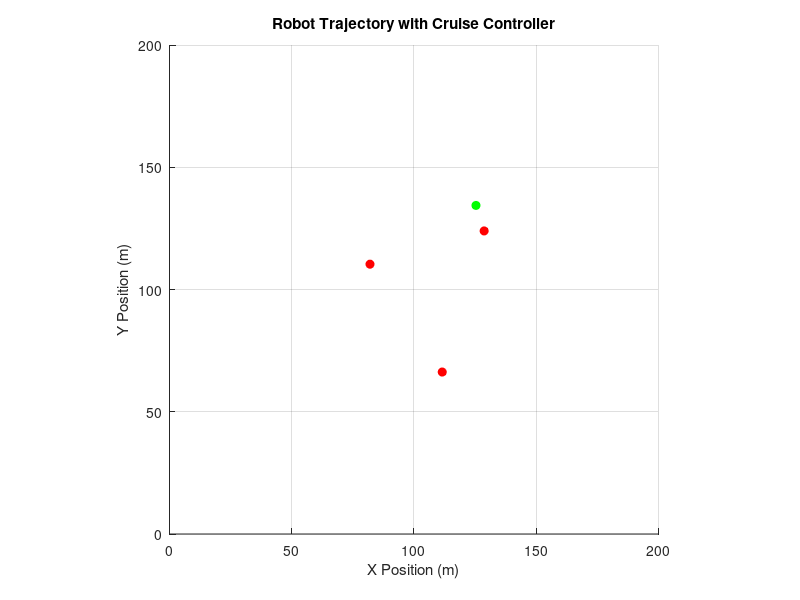

Recreate this plot in MATLAB. (Note: this script raises an error after producing the figure.)
% Programmed By Sravanth Chowdary Potluri und5uv
clear; clc; close all;

workspace_size = 200;    
delta_max = pi / 4;      
v_max = 5;               
v_ref = 3;               
L = 2.5;                 
dt = 0.1;                
t_max = 300;             

x_initial = rand()*200;
y_initial = rand()*200;
theta_initial = rand() * 2 * pi;  

num_waypoints = 3;
waypoints = rand(num_waypoints, 2) * workspace_size;

x = x_initial;
y = y_initial;
theta = theta_initial;
v = 0;          
delta = 0;      

time = 0:dt:t_max;
N = length(time);
x_history = zeros(1, N);
y_history = zeros(1, N);
theta_history = zeros(1, N);
v_history = zeros(1, N);
delta_history = zeros(1, N);

Kp_v = 0.4;    
Ki_v = 0.5;    
Kd_v = 0;      

v_error_integral = 0;
v_error_previous = 0;

Kp_delta = 1;

current_waypoint_index = 1;
goal_threshold = 1.0;  

robot_length = 5;  
robot_width = 3;   

figure;
hold on;
axis equal;
grid on;
axis([0 workspace_size 0 workspace_size]);
xlabel('X Position (m)');
ylabel('Y Position (m)');
title('Robot Trajectory with Cruise Controller');
plot(waypoints(:,1), waypoints(:,2), 'ro', 'MarkerFaceColor', 'r');
plot(x_initial, y_initial, 'go', 'MarkerFaceColor', 'g');

h_robot = patch('XData', [], 'YData', [], 'FaceColor', 'b');
h_trail = plot(x, y, 'b-', 'LineWidth', 2);

for i = 1:N
    t = time(i);
    
    if current_waypoint_index > num_waypoints
        v = 0;
        delta = 0;
        x_history(i:end) = x;
        y_history(i:end) = y;
        theta_history(i:end) = theta;
        v_history(i:end) = v;
        delta_history(i:end) = delta;
        break;
    end
    
    goal_x = waypoints(current_waypoint_index, 1);
    goal_y = waypoints(current_waypoint_index, 2);
    
    distance = sqrt((goal_x - x)^2 + (goal_y - y)^2);
    
    if distance < goal_threshold
        current_waypoint_index = current_waypoint_index + 1;
    end
    
    desired_theta = atan2(goal_y - y, goal_x - x);
    
    heading_error = wrapToPi(desired_theta - theta);
    
    delta = Kp_delta * heading_error;
    
    delta = max(-delta_max, min(delta, delta_max));
    
    v_error = v_ref - v;
    v_error_integral = v_error_integral + v_error * dt;
    v_error_derivative = (v_error - v_error_previous) / dt;
    u = Kp_v * v_error + Ki_v * v_error_integral + Kd_v * v_error_derivative;
    v_error_previous = v_error;
    
    v = v + u - 0.01 * v;
    
    v = max(0, min(v, v_max));
    
    x = x + v * cos(theta) * dt;
    y = y + v * sin(theta) * dt;
    theta = theta + (v / L) * tan(delta) * dt;
    
    x_history(i) = x;
    y_history(i) = y;
    theta_history(i) = theta;
    v_history(i+1) = v;
    delta_history(i) = delta;
    
    R = [cos(theta), -sin(theta); sin(theta), cos(theta)];
    robot_shape = [-robot_length/2, -robot_width/2;
                    robot_length/2, -robot_width/2;
                    robot_length/2,  robot_width/2;
                   -robot_length/2,  robot_width/2]';
    
    robot_transformed = R * robot_shape;
    robot_transformed(1,:) = robot_transformed(1,:) + x;
    robot_transformed(2,:) = robot_transformed(2,:) + y;
    
    set(h_robot, 'XData', robot_transformed(1,:), 'YData', robot_transformed(2,:));
    
    set(h_trail, 'XData', x_history(1:i), 'YData', y_history(1:i));  
    
    pause(0.05);
end

time = time(1:i);
x_history = x_history(1:i);
y_history = y_history(1:i);
theta_history = theta_history(1:i);
v_history = v_history(1:i);
delta_history = delta_history(1:i);

plot(x_history, y_history, 'b-', 'LineWidth', 2);
legend('Waypoints', 'Start', 'Trajectory');

figure;
plot(time, v_history, 'k-', 'LineWidth', 1.5);
xlabel('Time (s)');
ylabel('Linear Velocity (m/s)');
title('Linear Velocity Over Time');
grid on;
